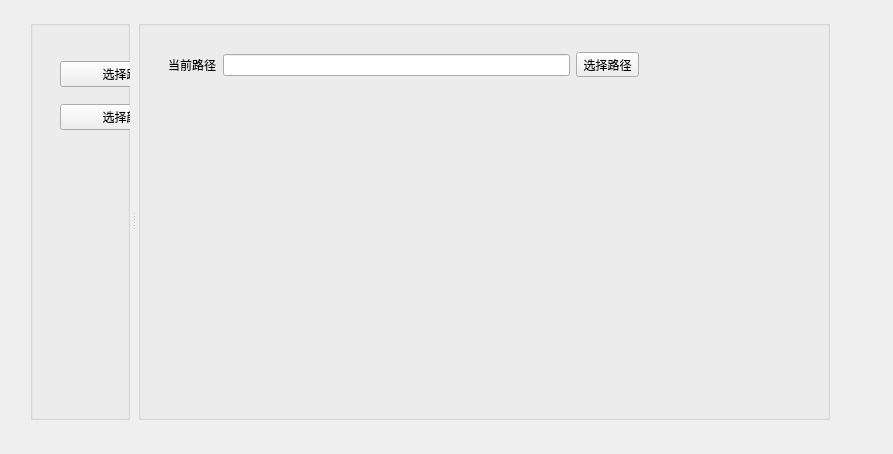
<?xml version="1.0" encoding="UTF-8"?>
<ui version="4.0">
 <class>Main</class>
 <widget class="QMainWindow" name="Main">
  <property name="geometry">
   <rect>
    <x>0</x>
    <y>0</y>
    <width>893</width>
    <height>454</height>
   </rect>
  </property>
  <property name="sizePolicy">
   <sizepolicy hsizetype="Preferred" vsizetype="Preferred">
    <horstretch>0</horstretch>
    <verstretch>0</verstretch>
   </sizepolicy>
  </property>
  <property name="windowTitle">
   <string>设置</string>
  </property>
  <widget class="QWidget" name="centralwidget">
   <property name="sizePolicy">
    <sizepolicy hsizetype="Expanding" vsizetype="Expanding">
     <horstretch>1</horstretch>
     <verstretch>1</verstretch>
    </sizepolicy>
   </property>
   <property name="sizeIncrement">
    <size>
     <width>1</width>
     <height>1</height>
    </size>
   </property>
   <widget class="QSplitter" name="splitter">
    <property name="geometry">
     <rect>
      <x>30</x>
      <y>20</y>
      <width>800</width>
      <height>400</height>
     </rect>
    </property>
    <property name="sizePolicy">
     <sizepolicy hsizetype="Expanding" vsizetype="Preferred">
      <horstretch>1</horstretch>
      <verstretch>0</verstretch>
     </sizepolicy>
    </property>
    <property name="minimumSize">
     <size>
      <width>100</width>
      <height>50</height>
     </size>
    </property>
    <property name="layoutDirection">
     <enum>Qt::LeftToRight</enum>
    </property>
    <property name="orientation">
     <enum>Qt::Horizontal</enum>
    </property>
    <property name="handleWidth">
     <number>8</number>
    </property>
    <property name="childrenCollapsible">
     <bool>true</bool>
    </property>
    <widget class="QGroupBox" name="groupBox_2">
     <property name="sizePolicy">
      <sizepolicy hsizetype="Expanding" vsizetype="Preferred">
       <horstretch>0</horstretch>
       <verstretch>0</verstretch>
      </sizepolicy>
     </property>
     <property name="title">
      <string/>
     </property>
     <property name="flat">
      <bool>false</bool>
     </property>
     <widget class="QWidget" name="">
      <property name="geometry">
       <rect>
        <x>30</x>
        <y>30</y>
        <width>133</width>
        <height>92</height>
       </rect>
      </property>
      <layout class="QVBoxLayout" name="verticalLayout" stretch="1,1">
       <item>
        <widget class="QPushButton" name="pushButton">
         <property name="sizePolicy">
          <sizepolicy hsizetype="Expanding" vsizetype="Fixed">
           <horstretch>1</horstretch>
           <verstretch>0</verstretch>
          </sizepolicy>
         </property>
         <property name="text">
          <string>选择路径</string>
         </property>
        </widget>
       </item>
       <item>
        <widget class="QPushButton" name="pushButton_2">
         <property name="sizePolicy">
          <sizepolicy hsizetype="Expanding" vsizetype="Fixed">
           <horstretch>1</horstretch>
           <verstretch>0</verstretch>
          </sizepolicy>
         </property>
         <property name="text">
          <string>选择颜色</string>
         </property>
        </widget>
       </item>
      </layout>
     </widget>
    </widget>
    <widget class="QGroupBox" name="groupBox">
     <property name="sizePolicy">
      <sizepolicy hsizetype="Expanding" vsizetype="Preferred">
       <horstretch>1</horstretch>
       <verstretch>0</verstretch>
      </sizepolicy>
     </property>
     <property name="title">
      <string/>
     </property>
     <widget class="QWidget" name="">
      <property name="geometry">
       <rect>
        <x>30</x>
        <y>30</y>
        <width>471</width>
        <height>30</height>
       </rect>
      </property>
      <layout class="QHBoxLayout" name="horizontalLayout" stretch="0,1,1">
       <item>
        <widget class="QLabel" name="label">
         <property name="text">
          <string>当前路径</string>
         </property>
        </widget>
       </item>
       <item>
        <widget class="QLineEdit" name="lineEdit"/>
       </item>
       <item>
        <widget class="QToolButton" name="toolButton">
         <property name="text">
          <string>选择路径</string>
         </property>
        </widget>
       </item>
      </layout>
     </widget>
    </widget>
   </widget>
  </widget>
 </widget>
 <resources/>
 <connections/>
</ui>
